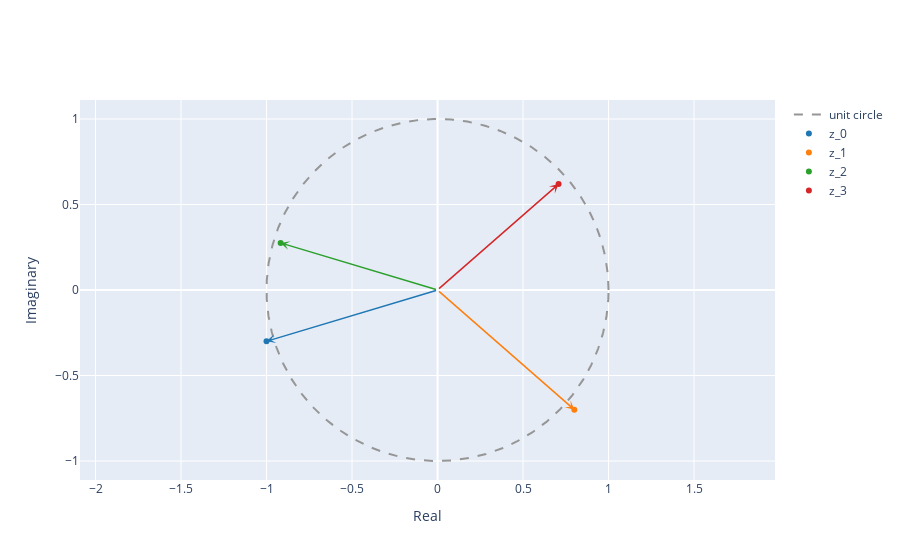

Notebook source saved alongside this figure:
### Markdown cell above
1.2. Compute the conjugate z* and the inverse 1/z for both $z_1$ and $z_2$ and plot the results as vectors in the complex plane.

### Code cell
z1conj = np.conj(z1)
z2conj = np.conj(z2)

z1inverse = 1/z1conj
z2inverse = 1/z2conj

plot_complex([z1conj,z2conj,z1inverse,z2inverse])

### Figure 1 — Plotly figure (JSON) as saved in the notebook; plotly's stock layout.template omitted (floating-point values rounded to 4 significant figures; data arrays with more than 128 entries replaced by an {"elided": "..."} marker saying what was removed)
{"data": [{"line": {"color": "rgb(150,150,150)", "dash": "dash", "shape": "linear"}, "mode": "lines", "name": "unit circle", "type": "scatter", "x": {"elided": "1000 float values"}, "y": {"elided": "1000 float values"}}, {"marker": {"color": "#1f77b4"}, "mode": "markers", "name": "z_0", "type": "scatter", "x": [-1], "y": [-0.3]}, {"marker": {"color": "#ff7f0e"}, "mode": "markers", "name": "z_1", "type": "scatter", "x": [0.8], "y": [-0.7]}, {"marker": {"color": "#2ca02c"}, "mode": "markers", "name": "z_2", "type": "scatter", "x": [-0.9174], "y": [0.2752]}, {"marker": {"color": "#d62728"}, "mode": "markers", "name": "z_3", "type": "scatter", "x": [0.708], "y": [0.6195]}], "layout": {"annotations": [{"arrowcolor": "#1f77b4", "arrowhead": 3, "arrowwidth": 1.5, "ax": 0, "axref": "x", "ay": 0, "ayref": "y", "showarrow": true, "text": "", "x": -1, "y": -0.3}, {"arrowcolor": "#ff7f0e", "arrowhead": 3, "arrowwidth": 1.5, "ax": 0, "axref": "x", "ay": 0, "ayref": "y", "showarrow": true, "text": "", "x": 0.8, "y": -0.7}, {"arrowcolor": "#2ca02c", "arrowhead": 3, "arrowwidth": 1.5, "ax": 0, "axref": "x", "ay": 0, "ayref": "y", "showarrow": true, "text": "", "x": -0.9174, "y": 0.2752}, {"arrowcolor": "#d62728", "arrowhead": 3, "arrowwidth": 1.5, "ax": 0, "axref": "x", "ay": 0, "ayref": "y", "showarrow": true, "text": "", "x": 0.708, "y": 0.6195}], "xaxis": {"title": {"text": "Real"}}, "yaxis": {"scaleanchor": "x", "scaleratio": 1, "title": {"text": "Imaginary"}}}}
